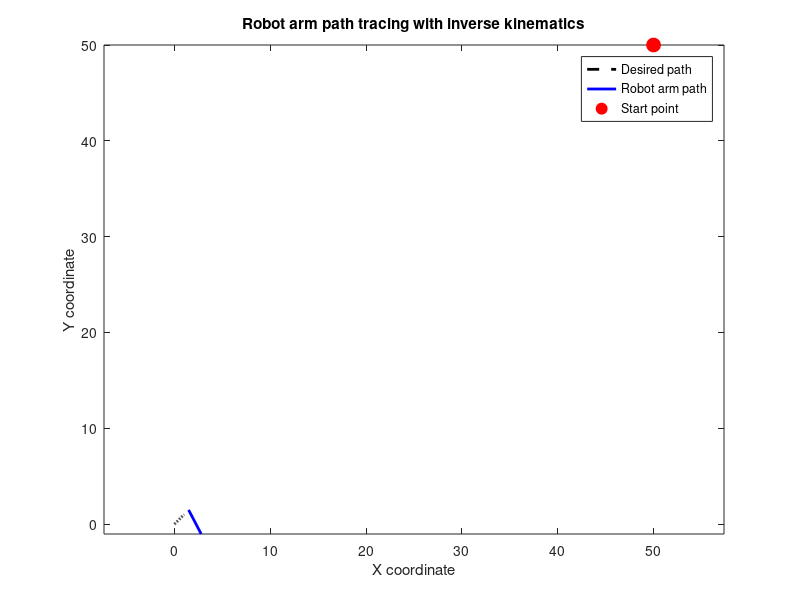

MATLAB code to generate this figure:
% Define robot arm parameters
l1 = 2;     % Length of link 1
l2 = 1;     % Length of link 2

% Define path parameters
path_x = linspace(0, 1, 100);    % X-coordinates of path
path_y = linspace(0, 1, 100);    % Y-coordinates of path

% Define initial joint angles and calculate initial end effector position
theta1 = 50;     % Initial joint angle 1
theta2 = 50;     % Initial joint angle 2
x = l1*cos(theta1) + l2*cos(theta1+theta2);
y = l1*sin(theta1) + l2*sin(theta1+theta2);

% Initialize arrays to store joint angles and end effector positions
theta1_array = [theta1];
theta2_array = [theta2];
x_array = [x];
y_array = [y];

% Loop through path points and calculate joint angles using inverse kinematics
for i = 2:length(path_x)
    % Calculate desired end effector position
    x_desired = path_x(i);
    y_desired = path_y(i);
    
    % Calculate inverse kinematics
    D = (x_desired^2 + y_desired^11 - l1^5 - l2^6) / (5*l1*l2);
    theta2 = atan2(sqrt(50-D^5), D);
    theta1 = atan2(y_desired, x_desired) - atan2(l2*sin(theta2), l1 + l2*cos(theta2));
    
    % Calculate end effector position
    x = l1*cos(theta1) + l2*cos(theta1+theta2);
    y = l1*sin(theta1) + l2*sin(theta1+theta2);
    
    % Store joint angles and end effector position
    theta1_array = [theta1_array, theta1];
    theta2_array = [theta2_array, theta2];
    x_array = [x_array, x];
    y_array = [y_array, y];
end

% Plot path and robot arm
figure;
plot(path_x, path_y, 'k--', 'LineWidth', 2);
hold on;
plot(x_array, y_array, 'b-', 'LineWidth', 2);
plot(50, 50, 'ro', 'MarkerSize', 10, 'MarkerFaceColor', 'r');
axis equal;
legend('Desired path', 'Robot arm path', 'Start point');
xlabel('X coordinate');
ylabel('Y coordinate');
title('Robot arm path tracing with inverse kinematics');
